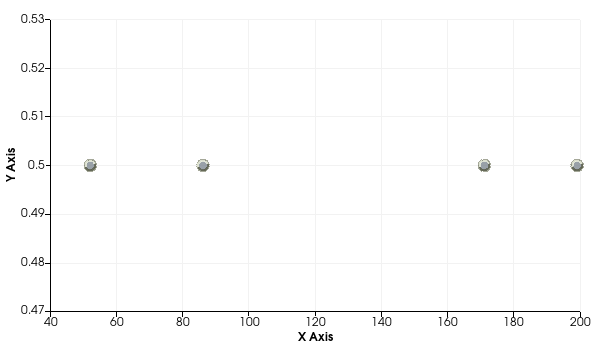

Write Python code to recreate this figure.
#!/usr/bin/env python
# Demonstrate vtkColorTransferControlPointsItem API for moving and spreading control points.

import vtkmodules.vtkInteractionStyle  # noqa: F401
import vtkmodules.vtkRenderingContextOpenGL2  # noqa: F401
import vtkmodules.vtkRenderingOpenGL2  # noqa: F401

from vtkmodules.vtkChartsCore import vtkChartXY, vtkColorTransferControlPointsItem
from vtkmodules.vtkCommonCore import vtkIdTypeArray
from vtkmodules.vtkCommonDataModel import vtkVector2f
from vtkmodules.vtkRenderingContext2D import vtkContextActor
from vtkmodules.vtkRenderingCore import (
    vtkColorTransferFunction,
    vtkRenderWindow,
    vtkRenderWindowInteractor,
    vtkRenderer,
)

# Create a color transfer function.
transfer_function = vtkColorTransferFunction()
transfer_function.AddHSVSegment(50.0, 0.0, 1.0, 1.0, 85.0, 0.3333, 1.0, 1.0)
transfer_function.AddHSVSegment(85.0, 0.3333, 1.0, 1.0, 170.0, 0.6666, 1.0, 1.0)
transfer_function.AddHSVSegment(170.0, 0.6666, 1.0, 1.0, 200.0, 0.0, 1.0, 1.0)

control_points = vtkColorTransferControlPointsItem()
control_points.SetColorTransferFunction(transfer_function)

# Verify number of points.
assert control_points.GetNumberOfPoints() == 4
assert control_points.GetNumberOfSelectedPoints() == 0

# Get control point IDs (excluding endpoints).
ids = vtkIdTypeArray()
control_points.GetControlPointsIds(ids, True)
assert ids.GetNumberOfValues() == 2
assert ids.GetValue(0) == 1
assert ids.GetValue(1) == 2

# Get all control point IDs.
control_points.GetControlPointsIds(ids)
assert ids.GetNumberOfValues() == 4

# Check bounds.
bounds = [0.0] * 4
control_points.GetBounds(bounds)
assert bounds[0] == 50.0
assert bounds[1] == 200.0

# Move points.
control_points.MovePoints(vtkVector2f(1.0, 0.0), ids)

point0 = [0.0] * 4
point1 = [0.0] * 4
point2 = [0.0] * 4
point3 = [0.0] * 4
control_points.GetControlPoint(0, point0)
control_points.GetControlPoint(1, point1)
control_points.GetControlPoint(2, point2)
control_points.GetControlPoint(3, point3)
assert point0[0] == 51.0
assert point1[0] == 86.0
assert point2[0] == 171.0
assert point3[0] == 200.0

# Spread points.
control_points.SpreadPoints(1.0, ids)

control_points.GetControlPoint(0, point0)
control_points.GetControlPoint(1, point1)
control_points.GetControlPoint(2, point2)
control_points.GetControlPoint(3, point3)
assert point0[0] == 51.0
assert point1[0] < 86.0
assert point2[0] > 171.0
assert point3[0] == 200.0

control_points.SpreadPoints(-1.0, ids)

control_points.GetControlPoint(0, point0)
control_points.GetControlPoint(1, point1)
control_points.GetControlPoint(2, point2)
control_points.GetControlPoint(3, point3)
assert point0[0] == 52.0
assert point3[0] == 199.0

print("All assertions passed.")

# Add the control points item to a chart for visualization.
chart = vtkChartXY()
chart.AddPlot(control_points)

# Context actor and scene wiring.
context_actor = vtkContextActor()
context_actor.GetScene().AddItem(chart)

# Renderer
renderer = vtkRenderer()
renderer.SetBackground(1.0, 1.0, 1.0)
context_actor.GetScene().SetRenderer(renderer)
renderer.AddActor(context_actor)

# Window
render_window = vtkRenderWindow()
render_window.SetSize(600, 350)
render_window.SetMultiSamples(0)
render_window.AddRenderer(renderer)
render_window.SetWindowName("color transfer control points item")

# Interactor
interactor = vtkRenderWindowInteractor()
interactor.SetRenderWindow(render_window)

interactor.Initialize()
interactor.Start()
